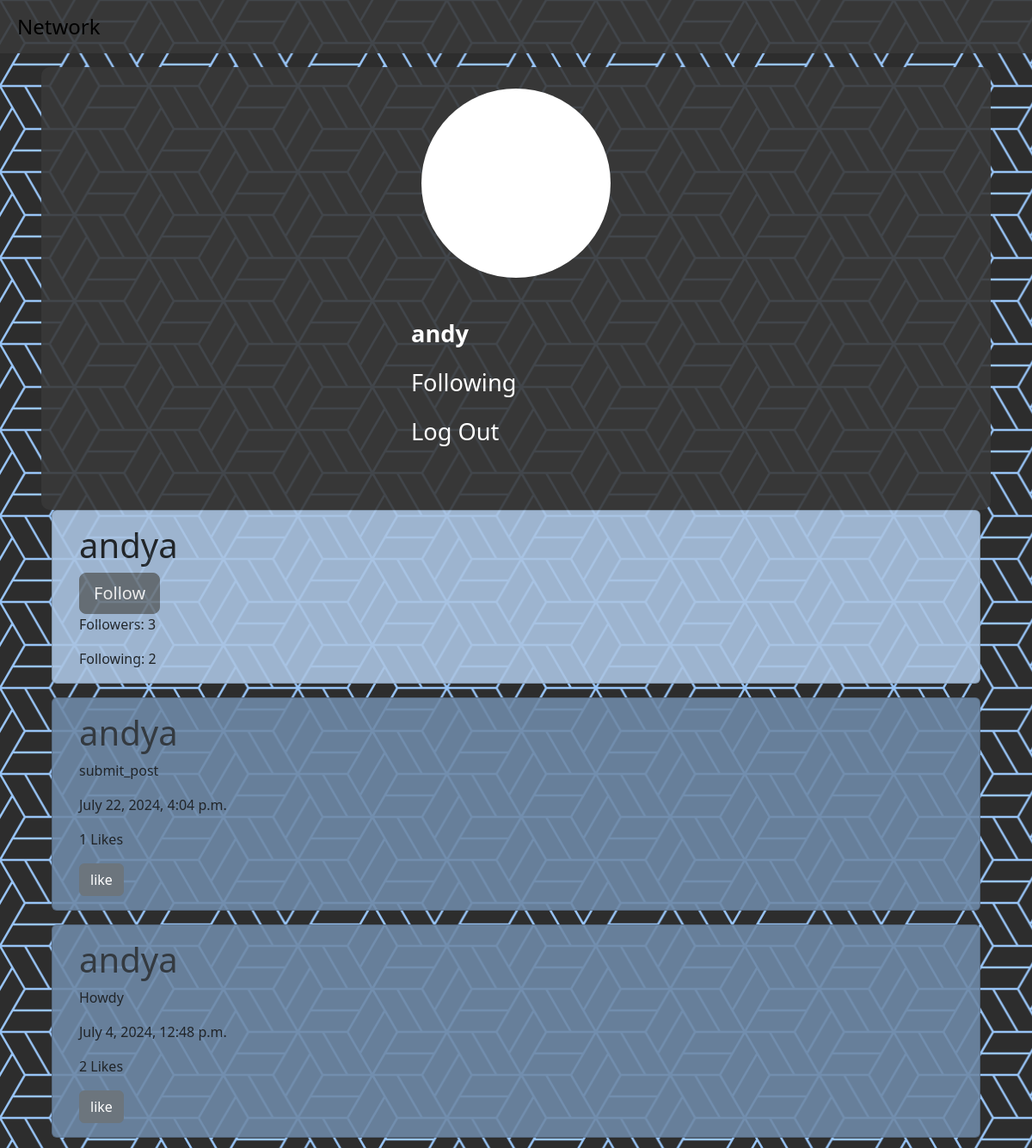
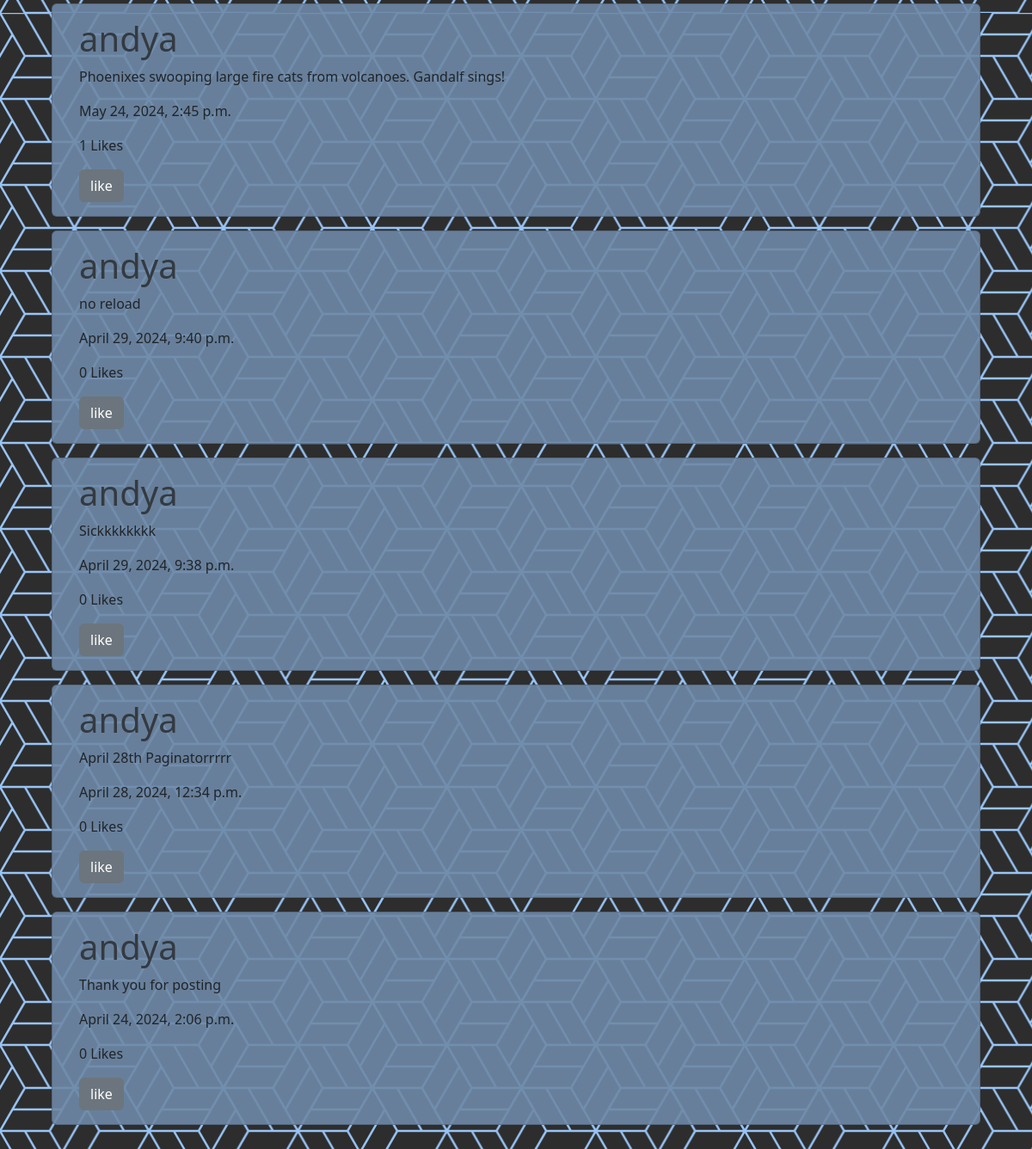
The page /profile/2 (signed in) on the database its author committed (2 pictures, top to bottom).
### network/models.py (models this page shows, shortened)
class User(AbstractUser):
    followers = models.ManyToManyField('self', related_name='following', symmetrical=False, blank=True)
    def __str__(self):
        return self.username

class Post(models.Model):
    user = models.ForeignKey('User', on_delete=models.CASCADE, blank=True, null=True)
    text = models.CharField(max_length=255, blank=True)
    timestamp = models.DateTimeField(auto_now_add=True)
    likes = models.ManyToManyField('User', related_name='liked', blank=True)

### network/views.py (the view)
# urls.py: path("profile/<int:id>", views.user_profile, name="profile"),
def user_profile(request, id):
    if request.method == "GET":
        target_user = User.objects.get(pk=id)
        posts = Post.objects.filter(user=id)
        page_number = request.GET.get('page', 1)
        by_time = posts.order_by("-timestamp").all()
        paginator = Paginator(by_time,7)
        page_posts = paginator.get_page(page_number)
        logged_in = request.user
        followers = target_user.followers.all()
        following = target_user.following.all()
        is_following = logged_in in followers
        return render(request, "network/profile.html", {
            "posts":page_posts,
            "target_user": target_user,
            "logged_in": logged_in,
            "followers": followers.count(),
            "following": following.count(),
            "is_following": is_following,
        })
    elif request.method == "POST":
       follow = target_user.followers.add(logged_in)
       follow.save()
    return JsonResponse({'message': 'User followed successfully'})

### network/templates/network/profile.html (shortened to what this page needs)
{% extends "network/layout.html" %}
{% load static %}
{% block body %}
<div class="card profile-header mb-3 ">
    <div class="card-body">
    <h1 class="card-title">{{ target_user }}</h1>
    {% if target_user != logged_in %}
        {% if user.is_authenticated %}
            {% if is_following %}
                <button class="followButton btn btn-secondary" onclick="followUser(event,'{{ target_user.id }}')">Following</button>
            {% else %}
                <button class="followButton btn btn-secondary btn-lg" onclick="followUser(event,'{{ target_user.id }}')">Follow</button>
            {% endif %}
        {% endif %}
    {% endif %}
    <p class="card-text">Followers: {{ followers }}</p>
    <p class="card-text">Following: {{ following }}</p>
</div>
</div>
<div>
    {% for post in posts %}
    <div class="card postcard mb-3" id="post-{{ post.id }}" >
        <div class="card-body">
        <h1><a href="/profile/{{ post.user.id }}"> {{ post.user.username }}</a></h1>
        <p class="post-text">{{ post.text }}</p>
        <p>{{ post.timestamp }}</p>
        <p id="like-count-{{ post.id }}" >{{ post.likes.count }} Likes</p>
        <button class="btn btn-secondary  like-button" id="like-button-{{ post.id }}" data-post-id="{{ post.id }}" >like</button>
        </div>
        </div>
    {% endfor %}
</div>
{% endblock %}

### network/templates/network/layout.html (shortened to what this page needs)
{% load static %}
<!DOCTYPE html>
<html lang="en">
<head>
    <link href="https://cdn.jsdelivr.net/npm/bootstrap@5.3.3/dist/css/bootstrap.min.css" rel="stylesheet">        <link href="{% static 'network/styles.css' %}" rel="stylesheet">
</head>
<body>
<nav class="navbar sticky-top navbar-expand-sm">
    <a class="navbar-brand" href="{% url 'index' %}">Network</a>
</nav>
<section class="d-grid m-3 mx-auto">
<div class="row">
<div class="col user-info-block d-grid">
{% if user.is_authenticated %}
<div class="circle"></div>
    <div class="row">
        <ul class="navbar-nav mr-auto">
        <li class="nav-item">
            <a class="nav-link"href="{% url 'profile' user.id %}"><strong>{{ user.username }}</strong></a>
        </li>
        <li class="nav-item">
            <a class="nav-link" href="{% url 'following' %}">Following</a>
        </li>
        <li class="nav-item">
            <a class="nav-link" href="{% url 'logout' %}">Log Out</a>
        </li>
        </ul>
        {% endif %}
    </div>
</div>
    <div id="body-view col">
        {% block body %}
        {% endblock %}
    </div>
</div>
</section>
</body>
</html>

### network/static/network/styles.css (style rules this page uses)
body { background-image: url("/network/static/network/bgPattern.png"); background-color: #2d2d2d; background-attachment: fixed; width: 100%; }
section { max-width: 90%; }
.navbar { background-color: rgba(57, 57, 57, 0.9); padding-left: 20px; }
.navbar-brand { color: #000 !important; font-weight: 400; font-size: 1.5rem; }
.postcard { max-width: 100%; background-color: rgba(110, 137, 167, 0.9); padding-left: 15px; }
.user-info-block { background-color: rgba(57, 57, 57, 0.9); width: 300px; height: 515px; position: sticky; top: 2%; display: flex; justify-content: center; padding: 25px; border-radius: 10px; z-index: 1000; }
.circle { content: ""; background-color: white; width: 220px; height: 220px; border-radius: 50%; }
.nav-link { color: #fff; font-size: 1.7rem; }
.profile-header { max-width: 100%; background-color: #aac4e2; opacity: 90%; margin-left: auto; margin-right: auto; padding-left: 15px; }
a { color: #343a40; text-decoration: none; }

### rows shown on the page
User: username "andy"
User: username "andya"
Post: user.username "andya", text "submit_post", timestamp "July 22, 2024, 4:04 p.m.", likes.count "1"
Post: user.username "andya", text "Howdy", timestamp "July 4, 2024, 12:48 p.m.", likes.count "2"
Post: user.username "andya", text "Phoenixes swooping large fire cats from volcanoes. Gandalf sings!", timestamp "May 24, 2024, 2:45 p.m.", likes.count "1"
Post: user.username "andya", text "no reload", timestamp "April 29, 2024, 9:40 p.m.", likes.count "0"
Post: user.username "andya", text "Sickkkkkkkk", timestamp "April 29, 2024, 9:38 p.m.", likes.count "0"
Post: user.username "andya", text "April 28th Paginatorrrrr", timestamp "April 28, 2024, 12:34 p.m.", likes.count "0"
Post: user.username "andya", text "Thank you for posting", timestamp "April 24, 2024, 2:06 p.m.", likes.count "0"

### other values the page prints
{{ followers }} "3"
{{ following }} "2"
